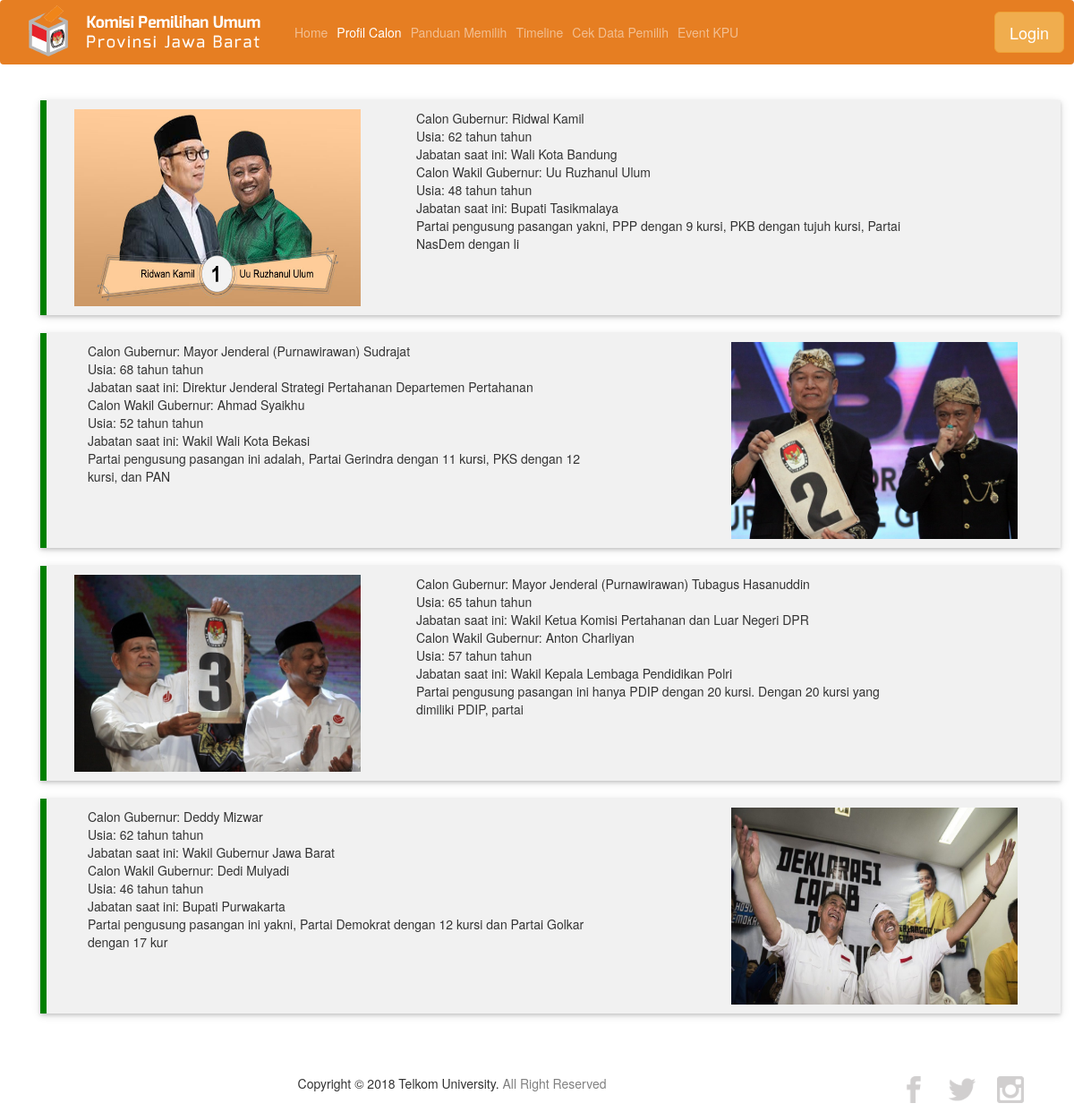
The app's page /index.php/c_profilcalon with its own data.
### tables this page shows
CREATE TABLE IF NOT EXISTS `profilcalon` (
  `urutan` int(100) NOT NULL,
  `calon_gb` varchar(100) NOT NULL,
  `usia_calon_gb` varchar(100) NOT NULL,
  `jabatan_gb` varchar(100) NOT NULL,
  `calon_wgb` varchar(100) NOT NULL,
  `usia_calon_wgb` varchar(100) NOT NULL,
  `jabatan_wgb` varchar(100) NOT NULL,
  `partai_pengusung` varchar(100) NOT NULL,
  `image` varchar(100) NOT NULL
);

### application/controllers/C_profilcalon.php (called while the page is built, shortened)
<?php
class C_profilcalon extends CI_Controller
{
	public function __construct()
	{
		$this->load->model('m_profilecalon');
	}
	public function index()
	{
        $data = array(
            'title' => 'apalah',
            'isian' => $this->m_profilecalon->get_data()
        );
        $this->load->view('profilCalon',$data);
	}
}

### index.php (called while the page is built, shortened)
<?php
require_once BASEPATH.'core/CodeIgniter.php';

### application/models/M_profilecalon.php (called while the page is built, shortened)
<?php
class M_profilecalon extends CI_Model
{
    public function get_data()
    {
        $query = $this->db->order_by('urutan','ASC')->get('profilcalon');
        return $query->result();
    }
}

### application/views/profilCalon.php (the view, shortened to what this page needs)
<?php
$this->load->view('header');
?>
<body>
<nav class="navbar navbar-expand-lg navbar-dark bg-nav">
  	<a class="" href="#"><img src="<?php echo base_url(); ?>asset/img/Logo KPU.png" ></a>
  	<div class="collapse navbar-collapse" id="navbarTogglerDemo02">
    	<ul class="navbar-nav mr-auto mt-2 mt-lg-0">
          <?php if ($this->session->userdata('level')!="admin") { ?>
					<li class="nav-item">
						<a class="nav-link" href="<?php echo base_url(); ?>">Home</a>
					</li>
					<?php } ?>
						<li class="nav-item">
              <a class="nav-link active" href="<?php echo site_url('C_profilcalon/') ?>">Profil Calon<span class="sr-only">(current)</span></a>
            </li>
            <li class="nav-item">
              <a class="nav-link" href="<?php echo site_url('C_panduanpilih/') ?>">Panduan Memilih</a>
            </li>
            <li class="nav-item">
              <a class="nav-link" href="<?php echo site_url('C_timeline/') ?>">Timeline</a>
            </li>
            <li class="nav-item">
              <a class="nav-link" href="<?php echo site_url('C_cekpemilih/') ?>">Cek Data Pemilih</a>
            </li>
            <li class="nav-item">
              <a class="nav-link" href="<?php echo site_url('C_eventkpu/') ?>">Event KPU</a>
            </li>
		</ul>
  	</div>
		<?php
			if ($this->session->userdata('level')!="admin") {
				echo '<a href="'.site_url("C_loginAdmin/").'" class="btn btn-warning btn-lg">Login</a>';
			}else {
				echo '<a href="'.site_url("C_loginAdmin/logout").'" class="btn btn-warning btn-lg">Logout</a>';
			}
		?>
</nav>
<div class="container">
        <div class="container">
            <?php
            foreach ($isian as $isi) {
            ?>
            <div class="row row-tutor">
                <?php if($isi->urutan % 2 == 1){?>
                <div class="col-lg-4">
                    <img src="<?php echo base_url().$isi->image; ?>" alt="" width="320" height="220">
                </div>
                <?php }?>
                <?php if ($this->session->userdata('level')=="admin") { ?>
                  <div class="col-lg-6 tengah">
                <?php }else{ ?>
                  <div class="col-lg-8 tengah">
                <?php } ?>
                    <div class="col-lg-10 tengah">
                        Calon Gubernur: <?php echo $isi->calon_gb; ?> <br>
                        Usia: <?php echo $isi->usia_calon_gb; ?> tahun <br>
                        Jabatan saat ini: <?php echo $isi->jabatan_gb; ?>
                    </div><br>
                    <div class="col-lg-10 tengah">
                        Calon Wakil Gubernur: <?php echo $isi->calon_wgb; ?> <br>
                        Usia: <?php echo $isi->usia_calon_wgb; ?> tahun <br>
                        Jabatan saat ini: <?php echo $isi->jabatan_wgb; ?>
                    </div><br>
                    <div class="col-lg-10 tengah">
                        <?php echo $isi->partai_pengusung; ?>
                    </div>
                </div>
                    <?php if($isi->urutan % 2 == 0){?>
                        <div class="col-lg-4">
                            <img src="<?php echo base_url().$isi->image; ?>" alt="" width="320" height="220">
                        </div>
                    <?php }?>
            </div>
                <?php
            }
            ?>
        </div>
</div>
<?php
$this->load->view('footer');
?>

### application/views/header.php (shortened to what this page needs)
<!DOCTYPE html>
<html>
<head>
		<link rel="stylesheet" type="text/css" href="<?php echo base_url(); ?>asset/css/bootstrap.css">
    <link rel="stylesheet" type="text/css" href="<?php echo base_url(); ?>asset/css/main.css">
    <link rel="stylesheet" type="text/css" href="https://maxcdn.bootstrapcdn.com/bootstrap/3.3.7/css/bootstrap.min.css">
    <link rel="stylesheet" type="text/css" href="https://cdn.datatables.net/1.10.16/css/dataTables.bootstrap4.min.css">
</head>

### application/views/footer.php
		<div class="container">
			<div class="row footer-content">
				<div class="col-lg-10 left-footer">
					Copyright &copy; 2018 Telkom University.
					<a href="copyright.html" class="copyright">All Right Reserved</a>
				</div>
				<div class="col-lg-2">
						<a href="https://www.facebook.com/pages/Kpu-Jabar/152795448118890"><img src="<?php echo base_url(); ?>asset/img/fb.png" class="img-footer"></a>
						<a href="https://twitter.com/kpu_jabarprov"><img src="<?php echo base_url(); ?>asset/img/twitter.png" class="img-footer"></a>
						<a href="https://www.instagram.com/kpuprovinsijabar/?hl=en"><img src="<?php echo base_url(); ?>asset/img/ig.png" class="img-footer"></a>
				</div>
			</div>
		</div>
	</body>
</html>

### asset/css/main.css (style rules this page uses)
.bg-nav { background-color: #e67e22; }
.footer-content { margin-top:40px; text-align: center; }
.img-footer { margin-top: 10px; margin-bottom: 10px; margin-right: 10px; margin-left: 10px; width: 30px; height: auto; }
.left-footer { float: left; font-size: 14px; margin-top: 8px; margin-bottom: 8px; }
.copyright { text-decoration: none; color: grey; }
.btn { margin-bottom: 2%; }
.row-tutor { background-color: #f1f1f1; padding: 0.01em 16px; margin: 20px 0; padding-top: 10px; padding-bottom: 10px; box-shadow: 0 2px 4px 0 rgba(0,0,0,0.16),0 2px 10px 0 rgba(0,0,0,0.12); border-left-style: solid; border-left-color: green; border-left-width: 7px; }

### records on screen
profilcalon: shows a picture, calon_gb "Ridwal Kamil", usia_calon_gb "62 tahun", jabatan_gb "Wali Kota Bandung", calon_wgb "Uu Ruzhanul Ulum", usia_calon_wgb "48 tahun", jabatan_wgb "Bupati Tasikmalaya", partai_pengusung "Partai pengusung pasangan yakni, PPP dengan 9 kursi, PKB dengan tujuh kursi, Partai NasDem dengan li"
profilcalon: calon_gb "Mayor Jenderal (Purnawirawan) Sudrajat", usia_calon_gb "68 tahun", jabatan_gb "Direktur Jenderal Strategi Pertahanan Departemen Pertahanan", calon_wgb "Ahmad Syaikhu", usia_calon_wgb "52 tahun", jabatan_wgb "Wakil Wali Kota Bekasi", partai_pengusung "Partai pengusung pasangan ini adalah, Partai Gerindra dengan 11 kursi, PKS dengan 12 kursi, dan PAN", shows a picture
profilcalon: shows a picture, calon_gb "Mayor Jenderal (Purnawirawan) Tubagus Hasanuddin", usia_calon_gb "65 tahun", jabatan_gb "Wakil Ketua Komisi Pertahanan dan Luar Negeri DPR", calon_wgb "Anton Charliyan", usia_calon_wgb "57 tahun", jabatan_wgb "Wakil Kepala Lembaga Pendidikan Polri", partai_pengusung "Partai pengusung pasangan ini hanya PDIP dengan 20 kursi. Dengan 20 kursi yang dimiliki PDIP, partai"
profilcalon: calon_gb "Deddy Mizwar", usia_calon_gb "62 tahun", jabatan_gb "Wakil Gubernur Jawa Barat", calon_wgb "Dedi Mulyadi", usia_calon_wgb "46 tahun", jabatan_wgb "Bupati Purwakarta", partai_pengusung "Partai pengusung pasangan ini yakni, Partai Demokrat dengan 12 kursi dan Partai Golkar dengan 17 kur", shows a picture
